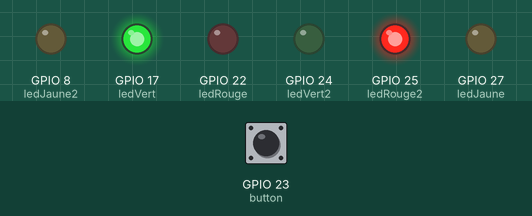
This program was run on a simulated Raspberry Pi (BCM pin numbers). Parts: output pins drawn as LEDs (lit = HIGH). Inputs (shaded band) come from the test bench; at power-on: GPIO 23 (button) HIGH.

Above: at 1.2 s.
1.3 s: GPIO 23 (button) pulled LOW for 0.15 s
At 2.5 s:
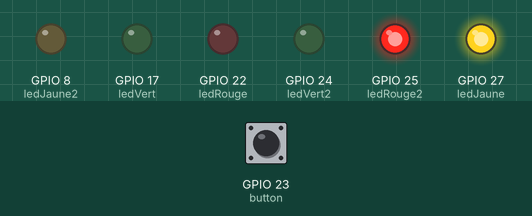
At 7.6 s:
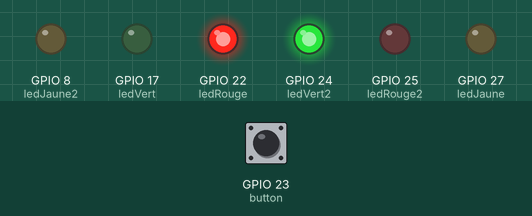
Timing chart, 0 to 22.8 s (numbered marks = the images above; inputs shaded):
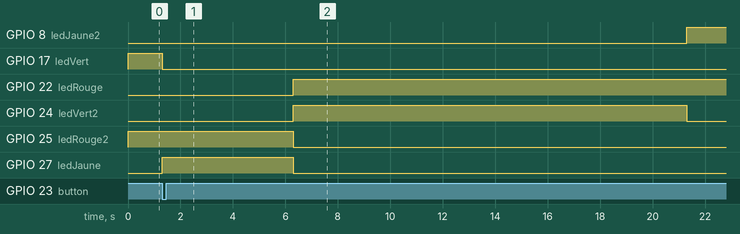

The program:

test4.py
```python
from gpiozero import Button,LED
from time import sleep

dureeJaune=5
dureeTemporisation=15

button = Button(23)

ledVert = LED(17)
ledJaune = LED(27)
ledRouge = LED(22)

ledVert2 = LED(24)
ledJaune2 = LED(8)
ledRouge2 = LED(25)


class Feux:
	def __init__(self, ledVert, ledJaune,ledRouge):
		self.ledVert = ledVert
		self.ledJaune = ledJaune
		self.ledRouge = ledRouge

	def setVert(self):
		self.ledVert.on()
		self.ledJaune.off()
		self.ledRouge.off()

	def setJaune(self):
		self.ledVert.off()
		self.ledJaune.on()
		self.ledRouge.off()


	def setRouge(self):
		self.ledVert.off()
		self.ledJaune.off()
		self.ledRouge.on()

	def setArret(self):
		self.ledVert.off()
		self.ledJaune.off()
		self.ledRouge.off()


feux1=Feux(ledVert,ledJaune,ledRouge)
feux2=Feux(ledVert2,ledJaune2,ledRouge2)

def temporisation0(ledDepart,ledJaune,ledTemporisation,dureeJaune,dureeTemporisation,ledVert2,ledJaune2,ledRouge2):

	ledDepart.on()
	ledJaune.off()
	ledTemporisation.off()

	ledVert2.off()
	ledJaune2.off()
	ledRouge2.on()

	while True:
		button.wait_for_press()
		ledDepart.off()
		ledJaune.on()
		sleep(dureeJaune)
		ledJaune.off()
		ledTemporisation.on()
		ledVert2.on()
		ledRouge2.off()
		sleep(dureeTemporisation)
		ledVert2.off()
		ledJaune2.on()
		ledRouge2.off()
		sleep(dureeJaune)
		ledTemporisation.off()
		ledDepart.on()
		ledVert2.off()
		ledJaune2.off()
		ledRouge2.on()


def temporisation(feux1,feux2,dureeJaune,dureeTemporisation):

	feux1.setVert()

	feux2.setRouge()

	while True:
		button.wait_for_press()
		feux1.setJaune()
		sleep(dureeJaune)
		feux1.setRouge()
		feux2.setVert()
		sleep(dureeTemporisation)
		feux2.setJaune()
		sleep(dureeJaune)
		feux2.setRouge()
		feux1.setVert()


def arret(ledVert,ledJaune,ledRouge):
	ledVert.off()
	ledJaune.off()
	ledRouge.off()


temporisation(feux1,feux2,dureeJaune,dureeTemporisation)


#arret(ledVert,ledJaune,ledRouge)

#arret(ledVert2,ledJaune2,ledRouge2)

feux1.setArret()

feux2.setArret()
```

Measured:
- after the input at 1.3 s, GPIO 8 (ledJaune2): LOW → HIGH after 20.0 s; GPIO 17 (ledVert): HIGH → LOW at once; GPIO 22 (ledRouge): LOW → HIGH after 5.0 s; GPIO 24 (ledVert2): LOW → HIGH after 5.0 s, → LOW 15.0 s later; GPIO 25 (ledRouge2): HIGH → LOW after 5.0 s
